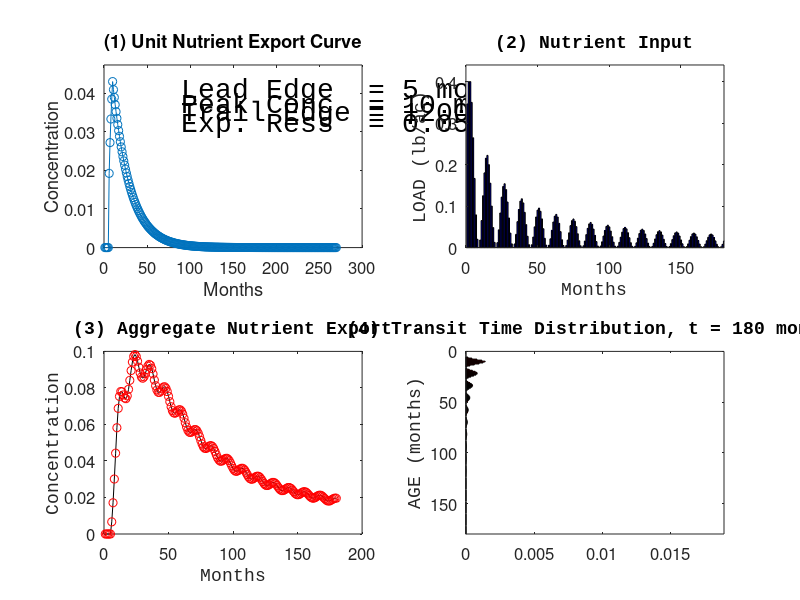

Reproduce this figure in MATLAB.
% Unit Nutrient Export Curve [UNEC - unique]

ParamLeadEdge  = 0*12.0+5;
ParamPeakConc  = 10.0;
ParamTrailEdge = 1200.0; % months
ParamExponent1 = 0.1;
ParamExponent2 = 0.05;
ParamNormalize = 1;

%nMonths = 25*12;
nYears  = 15;
nMonths = nYears*12;

PAUSE1 = 0;

ResponseCurve = zeros(ParamTrailEdge,1);
ResponseCurveTotal = 0;

for i = 1:ParamTrailEdge
    if ( i < ParamLeadEdge )
        ResponseCurve(i,1) = 0;
    elseif ( i < ParamPeakConc )
        %ResponseCurve(i,1) = exp(  ParamExponent1 * ( i - ParamPeakConc ) );
        ResponseCurve(i,1) = sqrt (  i - ParamLeadEdge ) / (sqrt (ParamPeakConc - ParamLeadEdge ));
    else
        ResponseCurve(i,1) = exp( -ParamExponent2 * ( i - ParamPeakConc ) );
    end
    
    %if ( ParamNormalize == 1 )
        ResponseCurveTotal = ResponseCurveTotal + ResponseCurve(i,1);
    %else
    %    ResponseCurveTotal = 1;
    %end
end

MeanResidenceTime = 0;
for i = 1:ParamTrailEdge
    if (MeanResidenceTime < 0.5 * ResponseCurveTotal && MeanResidenceTime + ResponseCurve(i,1) >= 0.5 * ResponseCurveTotal)
        MeanResidenceTime = i + 1
    else
        MeanResidenceTime = MeanResidenceTime + ResponseCurve(i,1);
    end
    
    if ( ParamNormalize == 1 )
        ResponseCurve(i,1) = ResponseCurve(i,1) / ResponseCurveTotal;
    end
end


%ResponseCurve(1:24)
figure(1); clf;
pause(PAUSE1);
subplot(2,2,1)
set(gcf,'color','w');

plot(ResponseCurve(1:1.5*nMonths),'o-');
set(gca,'Ylim',[0 1.1*(max(ResponseCurve(1:nMonths)))]);
set(gca,'FontSize',12);
set(gcf,'DefaultTextFontSize',20);
set(gcf,'DefaultTextFontName','Courier New');

title(['(1) Unit Nutrient Export Curve'],'FontWeight','bold');
ylabel(['Concentration']);
xlabel(['Months']);
text(nMonths/2,max(ResponseCurve(1:nMonths))*.95,0,['Lead Edge  = ' int2str(ParamLeadEdge) ' months']);
text(nMonths/2,max(ResponseCurve(1:nMonths))*.88,0,['Peak Conc  = ' int2str(ParamPeakConc) ' months']);
text(nMonths/2,max(ResponseCurve(1:nMonths))*.81,0,['Trail Edge = ' int2str(ParamTrailEdge) ' months']);
%text(nMonths/2,max(ResponseCurve(1:nMonths))*.74,0,['Exp. Rise  = ' num2str(ParamExponent1,3) ' ']);
text(nMonths/2,max(ResponseCurve(1:nMonths))*.74,0,['Exp. Ress  = ' num2str(ParamExponent2,3) ' ']);

Inputs = zeros(nMonths,1);

cResponseCurve = zeros(ParamTrailEdge,1);

TransTimeDist = zeros(nMonths,nMonths);

%
Inputs(5,1)  = 1;
Inputs(17,1) = 1;
%

%
for i = 1:nMonths
    %Inputs(i,1) = 1;
    Inputs(i,1) = 0.5 * ( 1 + sin(2*pi*mod(i,12)/12) );
    Inputs(i,1) = 0.5 * ( 1 + sin(2*pi*mod(i,12)/12) ) / (2*(12+i)/12);
end
%

%
%Inputs(17,1) = 0.5;
%

%Inputs(1:nMonths)
%figure(2); plot(Inputs(1:nMonths));
%figure(1);
subplot(2,2,2)

set(gcf,'color','w');
bar(Inputs(1:nMonths),'b');
set(gca,'FontSize',12)
set(gca,'Ylim',[0 1.1*max(max(Inputs))]);
set(gca,'Xlim',[0 nMonths]);
%set(gca,'ylable','load kg/ac');
title(['(2) Nutrient Input'],'FontWeight','bold');
ylabel(['LOAD (lb/ac)']);
xlabel(['Months']);


for i = 1:nMonths
    for j = i:nMonths
        cResponseCurve(j,1) = cResponseCurve(j,1) + ...
        ResponseCurve(j-i+1,1) * ...
        Inputs(i,1);
    
        %if ( Inputs(i,1) > 0 )
            TransTimeDist(j-i+1,j) = ResponseCurve(j-i+1) * Inputs(i,1);
        %else
        %    TransTimeDist(j,i) = 0.0;
        %end
    end
end
%figure(3);
subplot(2,2,3); hold on;
set(gcf,'color','w');
plot(cResponseCurve(1:nMonths),'k');
set(gca,'FontSize',12)
title(['(3) Aggregate Nutrient Export'],'FontWeight','bold');
ylabel(['Concentration']);
xlabel(['Months']);

%figure(4);
subplot(2,2,4)

set(gcf,'color','w');
%subplot(1,1,1);
%title('Transit Time Distribution');
%set(gca,'YDir','reverse');
%set(gca,'XLim',[0,5]);
%y4 = axes
%set(y4,'Ydir','reverse')
    %max([TransTimeDist])
    
for i = 1:nMonths
    subplot(2,2,3)
    set(gca,'box','on');
    plot(i,cResponseCurve(i),'or');
    
    subplot(2,2,4)
    barh(TransTimeDist(:,i),'r');
    %set(gca,'ylable','Transit Time');
    
    %y4 = 
    %axis([0 0.2 0 nMonths])
    set(gca,'FontSize',12)
    set(gca,'Xlim',[0 1.1*max(max(TransTimeDist))]);
    set(gca,'Ylim',[0 nMonths]);
    set(gca,'Ydir','reverse');
    title(['(4) Transit Time Distribution, t = ' int2str(i) ' months'],'FontWeight','bold');
    ylabel(['AGE (months)']);

    %y4 = axes;
    %set(y4,'Ydir','reverse');
    %set(gca,'xlim','[0 5]');
    pause(0.15);
end